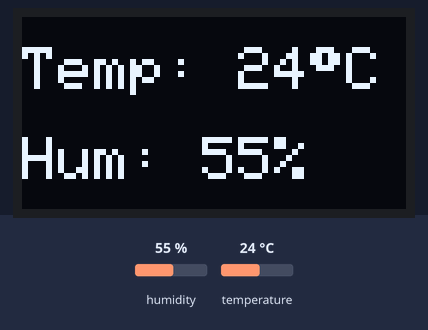
Simulated run of this sketch. Board: Arduino Nano, built with avr-gcc and run on an emulated ATmega328P. On the bench: 128×64 one-colour display. The inputs (shaded band) are chosen by the test bench; at power-on: humidity 55 %, temperature 24 °C.

Above: at 6.6 s.
6.7 s: humidity set to 22 %
At 9.4 s:
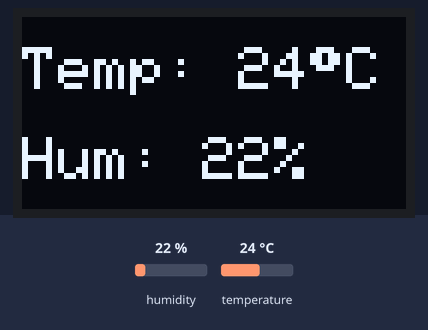
10.3 s: temperature set to 12 °C
At 12.5 s:
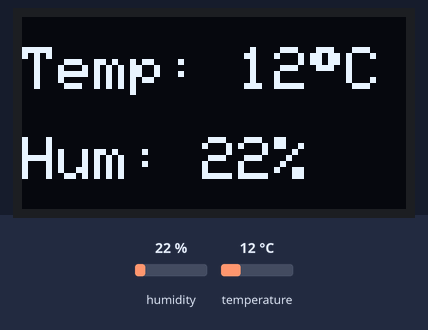
13.9 s: humidity set to 40 %
At 17.4 s:
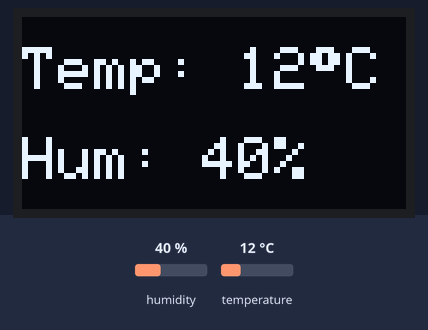
17.7 s: temperature set to 19 °C
At 19.5 s:
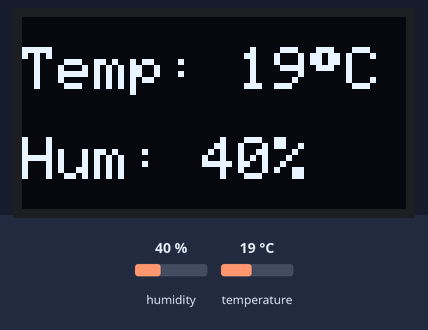
Timing chart, 0 to 21.0 s (numbered marks = the images above; inputs shaded):
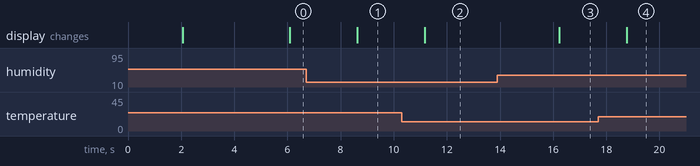

The sketch:

Arduino_Humidity_OLED.ino
```cpp
// Arduino Nano with DHT11 Sensor & OLED Display
// This project displays real-time temperature and humidity readings on a 128x64 OLED display.
// The DHT11 sensor reads the temperature and humidity,
// while the OLED shows these values using large font and
// relevant symbols (°C for temperature and % for humidity).
//
// Components Used:
// - Arduino Nano
// - DHT11 Humidity & Temperature Sensor
// - 128x64 OLED Display
//
// For more projects and to buy components, visit: http://kitkraft.in

#include "DHT.h"                      // Include the DHT sensor library
#include <Adafruit_SSD1306.h>          // Include the Adafruit SSD1306 library for OLED display

// DHT object for the DHT11 sensor
DHT dht;

// OLED display width and height
#define OLED_WIDTH 128  // OLED display width in pixels
#define OLED_HEIGHT 64  // OLED display height in pixels

// Create an SSD1306 display object connected to I2C
Adafruit_SSD1306 oled(OLED_WIDTH, OLED_HEIGHT, &Wire, -1);

void setup() {
  Serial.begin(9600);               // Start serial communication for debugging

  dht.setup(7);                     // Set the pin (7) for DHT11 sensor data communication

  // Initialize the OLED display with address 0x3C for 128x64 resolution
  if (!oled.begin(SSD1306_SWITCHCAPVCC, 0x3C)) {
    Serial.println(F("SSD1306 allocation failed"));
    while (true);                   // Halt the program if OLED fails to initialize
  }

  delay(2000);                      // Wait for the OLED to initialize
  oled.clearDisplay();              // Clear the OLED display

  // Display initialization message on OLED
  oled.setTextSize(1);              // Set text size to small
  oled.setTextColor(WHITE);         // Set text color to white
  oled.setCursor(0, 20);            // Set cursor position on the display
  oled.println("Temperature & ");    // Display initial message
  oled.println("Humidity Sensor");   // Display initial message
  oled.display();                   // Show the text on the OLED
  delay(2000);                      // Wait for 2 seconds to allow the user to read the message
  oled.clearDisplay();              // Clear the display for real-time data display
}

void loop() {
  delay(dht.getMinimumSamplingPeriod());  // Delay for the sampling period required by DHT11

  // Get humidity and temperature values from DHT11 sensor
  float humidity = dht.getHumidity();      // Get humidity value
  float temperature = dht.getTemperature();  // Get temperature value in Celsius

  // Clear the OLED display to update with new data
  oled.clearDisplay();

  // Set larger text size to display temperature and humidity
  oled.setTextSize(2);                   // Set text size to 2 for larger font

  // Display temperature with °C symbol
  oled.setCursor(0, 10);                 // Set cursor position for temperature
  oled.print("Temp: ");                  // Display label for temperature
  oled.print((int)temperature);          // Display temperature value as an integer
  oled.print((char)247);                 // Display the degree symbol (°)
  oled.print("C");                       // Display Celsius unit (C)

  // Display humidity with % symbol
  oled.setCursor(0, 40);                 // Set cursor position for humidity
  oled.print("Hum: ");                   // Display label for humidity
  oled.print((int)humidity);             // Display humidity value as an integer
  oled.print("%");                       // Display percentage symbol (%)

  oled.display();                        // Display the updated temperature and humidity on OLED

  delay(500);                            // Refresh every 500 milliseconds (0.5 seconds)
}
```

Measured:
- after the input at 6.7 s, the display: changes after 1.9 s (image 1)
- after the input at 10.3 s, the display: changes after 0.86 s (image 2)
- after the input at 13.9 s, the display: changes after 2.3 s (image 3)
- after the input at 17.7 s, the display: changes after 1.1 s (image 4)
